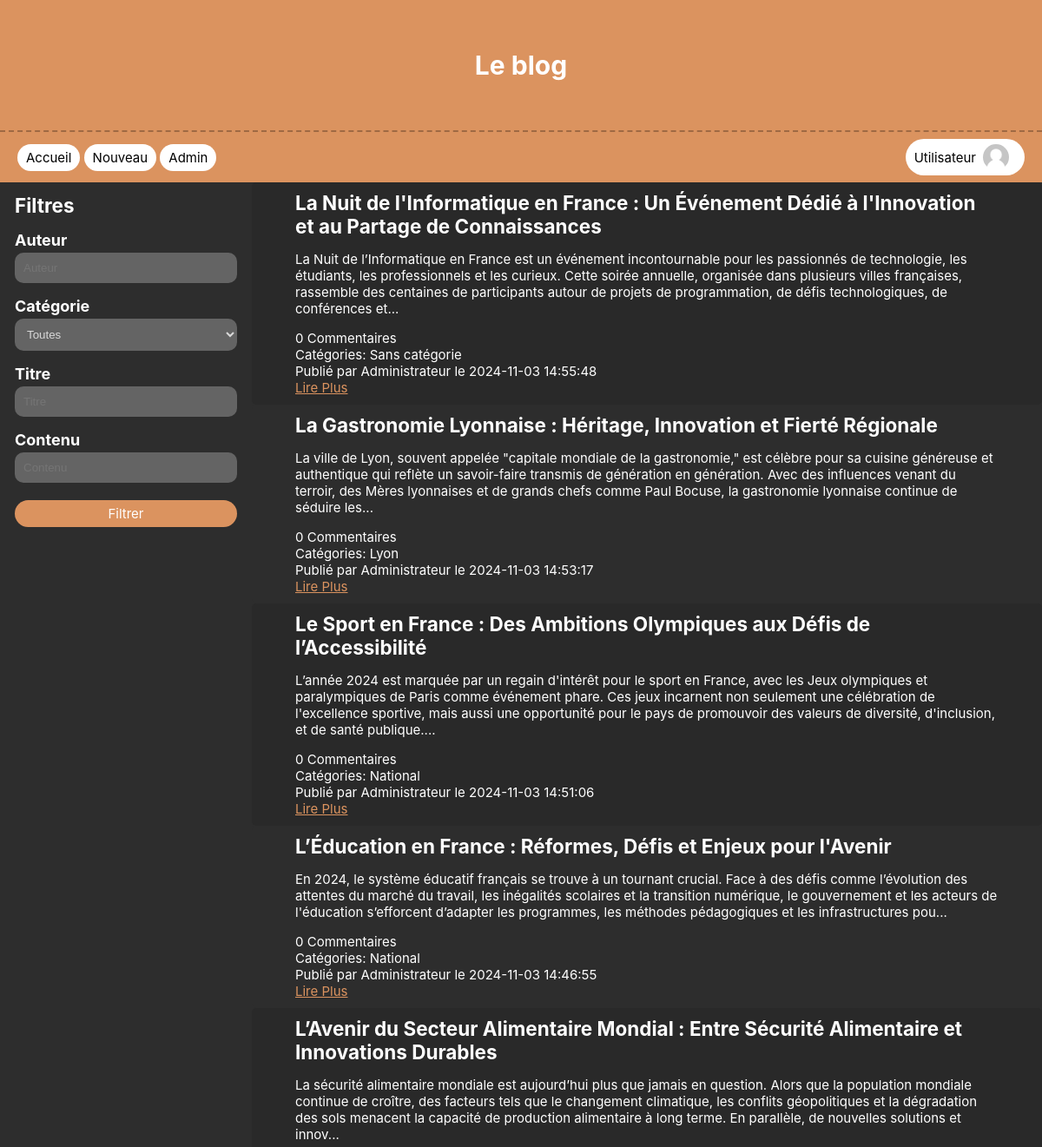
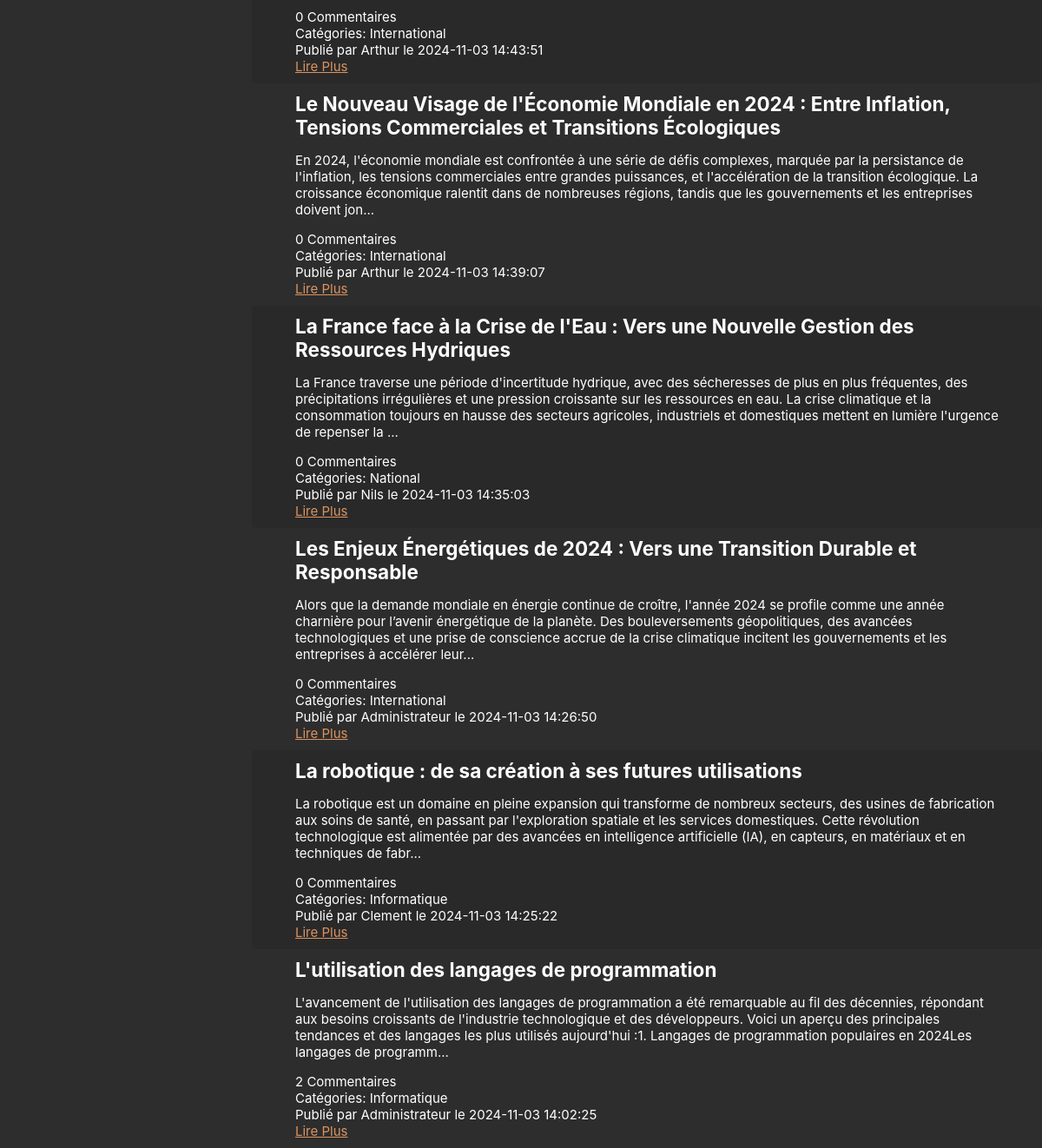
Screenshot of /code/index.php (signed in) with the database file from the repository (2 pictures, top to bottom).
### tables this page shows
CREATE TABLE IF NOT EXISTS `users` (
  `id` int NOT NULL AUTO_INCREMENT,
  `email` text NOT NULL,
  `username` text NOT NULL,
  `password` text NOT NULL,
  `avatar_url` text NOT NULL,
  `admin` tinyint(1) NOT NULL DEFAULT '0',
  PRIMARY KEY (`id`)
);

CREATE TABLE IF NOT EXISTS `articles` (
  `id` int NOT NULL AUTO_INCREMENT,
  `title` text NOT NULL,
  `content` text NOT NULL,
  `author_id` int NOT NULL,
  `created_at` datetime NOT NULL DEFAULT CURRENT_TIMESTAMP,
  `updated_at` datetime NOT NULL DEFAULT CURRENT_TIMESTAMP,
  PRIMARY KEY (`id`),
  KEY `author_id` (`author_id`)
);

CREATE TABLE IF NOT EXISTS `categories` (
  `id` int NOT NULL AUTO_INCREMENT,
  `name` text NOT NULL,
  PRIMARY KEY (`id`)
);

### code/includes/User.php (called while the page is built, shortened)
<?php
class User {
    private string $username;
    private string $avatar_url;
    function __construct(int $id, string $username, string $email, string $password, string $avatar_url, bool $admin) {
        $this->username = $username;
        $this->avatar_url = $avatar_url;
    }
    public function getUsername(): string {
        return $this->username;
    }
    public function getAvatarUrl(): string {
        return $this->avatar_url;
    }
    public static function findById(int $id): ?User {
        try {
            $conn = get_bdd_connection();
            $stmt = $conn->prepare('SELECT * FROM users where id = ?');
            $stmt->execute([$id]);
            $user = $stmt->fetch();
            if ($user) {
                return new User($user['id'], $user['username'], $user['email'], $user['password'], $user['avatar_url'], $user['admin']);
            }
            throw new UserNotFoundException("L'utilisateur $id n'existe pas");
        } catch (PDOException $e) {
            throw new DatabaseException("Erreur lors de la requête à la base de données", 0, $e);
        }
    }
}

### code/includes/Article.php (called while the page is built, shortened)
<?php
require_once 'Category.php';
class Article {
    private int $id;
    private string $title;
    private string $content;
    private User $author;
    private string $updated_at;
    private array $comments;
    private array $categories;
    function __construct(int $id, string $title, string $content, User $author, string $created_at, string $updated_at) {
        $this->id = $id;
        $this->title = $title;
        $this->content = $content;
        $this->author = $author;
        $this->updated_at = $updated_at;
        try {
            $conn = get_bdd_connection();
            $stmt = $conn->prepare('SELECT * FROM comments where article_id = ?');
            $stmt->execute([$this->getId()]);
            $comments = $stmt->fetchAll();
            $comments_array = array();
            foreach ($comments as $comment) {
                $comments_array[] = new Comment($comment['id'], User::findById($comment['author_id']), $comment['content'], $this, $comment['created_at'], $comment['updated_at']);
            }
            $this->comments = $comments_array;
        } catch (UserNotFoundException $e) {
            throw new UserNotFoundException("Un des auteurs d'un des commentaires n'existe pas", 0, $e);
        } catch (PDOException $e) {
            throw new DatabaseException("Erreur lors de la requête à la base de données", 0, $e);
        }
        try {
            $conn = get_bdd_connection();
            $stmt = $conn->prepare('SELECT c.* FROM `article_categories` ac JOIN categories c on ac.category_id = c.id where article_id = ?');
            $stmt->execute([$this->getId()]);
            $categories = $stmt->fetchAll();
            $categories_array = array();
            foreach ($categories as $category) {
                $categories_array[] = new Category($category['id'], $category['name']);
            }
            $this->categories = $categories_array;
        } catch (PDOException $e) {
            throw new DatabaseException("Erreur lors de la requête à la base de données", 0, $e);
        }
    }
    public function getId(): int {
        return $this->id;
    }
    public function getAuthor(): User {
        return $this->author;
    }
    public function getUpdatedAt(): string {
        return $this->updated_at;
    }
    public function getContent(): string {
        return $this->content;
    }
    public function getTitle(): string {
        return $this->title;
    }
    public function getComments(): array {
        return $this->comments;
    }
    public function getCategories(): array {
        return $this->categories;
    }
    public static function filter(array $values_to_filter, int $page = 1): array {
        $sql = 'SELECT *, a.id as article_id FROM articles a
            JOIN users u ON a.author_id = u.id ';
        $params = [];
        if (!empty($values_to_filter['categorie'])) {
            $sql .= 'JOIN article_categories ac ON a.id = ac.article_id
                    JOIN categories c ON ac.category_id = c.id WHERE 1=1';
            $sql .= ' AND c.id = :categorie';
            $params[':categorie'] = $values_to_filter['categorie'];
        } else {
            $sql .= ' WHERE 1=1';
        }
        $limit = intval(20);
        $offset  = intval(($page - 1) * $limit);
        $sql .= " ORDER BY a.created_at DESC LIMIT $limit OFFSET $offset";
        try {
            $conn = get_bdd_connection();
            $stmt = $conn->prepare($sql);
            $stmt->execute($params);
            $articles = $stmt->fetchAll();
            $articles_obj = array();
            foreach ($articles as $article) {
                $articles_obj[] = new Article($article['article_id'], $article['title'], $article['content'], User::findById($article['author_id']), $article['created_at'], $article['updated_at']);
            }
            return $articles_obj;
        } catch (PDOException $e) {
            throw new DatabaseException("Erreur lors de la requête à la base de données", 0, $e);
        } catch (UserNotFoundException $e) {
            throw new UserNotFoundException("L'auteur d'un des articles n'existe pas", 0, $e);
        }
    }
}

### code/includes/Category.php (called while the page is built, shortened)
<?php
class Category {
    private string $name;
    function __construct(int $id, string $name) {
        $this->name = $name;
    }
    public function getName(): string {
        return $this->name;
    }
}

### code/index.php (the view, shortened to what this page needs)
<?php
require_once "includes/Category.php";
require_once "includes/Article.php";
$articles = [];
try {
    $articles = Article::filter($_POST, 1);
} catch (DatabaseException|UserNotFoundException $e) {
    echo $e->getMessage();
    var_dump($e->getPrevious());
}
?>
<!DOCTYPE html>
<html lang="fr">
<head>
    <link rel="stylesheet" href="res/css/style.css">
</head>
<body>
<header>
    <h1>Le blog</h1>
</header>
<?php require_once "includes/header.php"; ?>
<main class="home">
    <form method="POST" class="filters">
        <h2><label>Filtres<input type="checkbox" class="toggle_filters"></label></h2>
        <label>
            <span>Auteur</span>
            <input type="text" name="auteur" placeholder="Auteur">
        </label>
        <label>
            <span>Catégorie</span>
            <select name="categorie">
                <option value="">Toutes</option>
            </select>
        </label>
        <label>
            <span>Titre</span>
            <input type="text" name="titre" placeholder="Titre">
        </label>
        <label>
            <span>Contenu</span>
            <input type="text" name="contenu" placeholder="Contenu">
        </label>
        <input type="submit" value="Filtrer">
    </form>
    <div class="articles">
        <?php foreach ($articles as $article): ?>
            <article>
                <div class="preview">
                    <h2><?= htmlspecialchars($article->getTitle()) ?></h2>
                    <p><?= substr(strip_tags($article->getContent()), 0, 350) ?>...</p>
                    <span><?= count($article->getComments()) ?> Commentaire<?= count($article->getComments()) != 1 ? 's' : '' ?></span>
                    <span>Catégories: <?php foreach ($article->getCategories() as $category) { echo $category->getName().' ';} ?></span>
                    <span>Publié par <?= htmlspecialchars($article->getAuthor()->getUsername()) ?> le <?= $article->getUpdatedAt() ?></span>
                    <a href="show_article.php?id=<?= $article->getId() ?>">Lire Plus</a>
                </div>
            </article>
        <?php endforeach; ?>
    </div>
</main>
</body>
</html>

### code/includes/header.php (shortened to what this page needs)
<?php
require_once 'User.php';
if (is_connected()) {
    try {
        $user = User::findById($_SESSION['user_id'] ?? null);
        $username = htmlspecialchars($user->getUsername());
        $avatar_url = $user->getAvatarUrl();
    } catch (DatabaseException $e) {
        var_dump($e->getMessage());
    } catch (UserNotFoundException $e) {}
}
if (empty($__PAGE_PREFIX)) {
    $__PAGE_PREFIX = './';
}
?>
<nav>
    <div class="left">
        <a class="button" href="<?= $__PAGE_PREFIX ?>">Accueil</a>
        <a class="button" href="<?= $__PAGE_PREFIX ?>create_article.php">Nouveau</a>
        <a class="button" href="<?= $__PAGE_PREFIX ?>admin/">Admin</a>
    </div>
    <div class="right">
        <a href="<?= $__PAGE_PREFIX ?>account.php" class="button">
            <?= $username ?? 'Se connecter' ?>
            <img src="<?= $__PAGE_PREFIX.($avatar_url ?? 'res/img/login.png') ?>" alt="<?= $username ?? 'Default' ?>'s avatar">
        </a>
    </div>
</nav>

### code/res/css/style.css (style rules this page uses)
html, body { font-family: "Inter", sans-serif; font-size: 15px; margin: 0; height: 100%; }
body { display: flex; flex-direction: column; background-color: #2D2D2D; color: white; }
nav { background: #DB935F; display: flex; justify-content: space-between; align-items: center; min-height: 50px; padding: 4px 20px; overflow: hidden; }
nav .left { overflow: hidden; display: inline-block; white-space: nowrap; }
nav a.button { background-color: white; color: black; }
nav a.button img { height: 30px; width: 30px; border-radius: 100%; object-fit: cover; }
nav a.button img:first-child { margin-right: 8px; }
nav a.button img:last-child { margin-left: 8px; }
header { background: #DB935F; color: white; display: flex; justify-content: center; align-items: center; min-height: 150px; border-bottom: 2px dashed #9f6943; }
main { flex: 1; display: flex; padding: 0 20px; }
main.home { padding: 0; }
main.home .filters { width: 280px; padding: 5px; }
main.home .filters label { display: flex; padding: 8px 12px; }
main.home .filters label > * { flex: 10; width: 100%; }
main.home .filters label span { flex: 6; }
main.home .filters label input { box-sizing: border-box; }
main.home .filters input[type=submit] { width: calc(100% - 24px); margin: 12px; box-sizing: border-box; }
main.home .articles { flex: 1; }
main.home .articles article { flex: 1; display: flex; gap: 15px; padding: 10px 50px; background-color: #2D2D2D; border-radius: 5px; }
main.home .articles article:nth-child(2n-1) { background-color: #292929; }
main.home .articles article .preview { display: flex; flex-direction: column; justify-content: space-evenly; }
a.button, input.button, button.button, input[type=submit] { border: none; margin: 0; width: auto; overflow: visible; font: inherit; line-height: normal; -webkit-font-smoothing: inherit; -moz-osx-font-smoothing: inherit; -webkit-appearance: none; border-radius: 100px; background-color: #db935f; padding: 6px 10px; text-decoration: none; color: white; }
a { color: #db935f; }
a.button { display: inline-flex; align-items: center; justify-content: center; }
h1, h2, h3, h4, h5, h6 { margin: 0; }
label { display: flex; flex-direction: column; gap: 4px; }
label span { font-weight: bold; font-size: larger; }
input, textarea, select { padding: 10px; border-radius: 10px; border: none; background-color: #646464; color: #D9D9D9; }

### rows the page displays
users: username "Utilisateur", avatar_url (placeholder picture)
articles: title "La Nuit de l'Informatique en France : Un Événement Dédié à l'Innovation et au Partage de Connaissances", content "La Nuit de l’Informatique en France est un événement incontournable pour les passionnés de technologie, les étudiants, les professionnels et les curieux. Cette soirée annuelle, organisée dans plusieurs villes françaises, rassemble des centaines de participants autour de projets de programmation, de défis technologiques, de conférences et", count($article->getComments()) "0", author.username "Administrateur", updated_at "2024-11-03 14:55:48"
categories: name "Sans catégorie"
articles: title "La Gastronomie Lyonnaise : Héritage, Innovation et Fierté Régionale", content "La ville de Lyon, souvent appelée \"capitale mondiale de la gastronomie,\" est célèbre pour sa cuisine généreuse et authentique qui reflète un savoir-faire transmis de génération en génération. Avec des influences venant du terroir, des Mères lyonnaises et de grands chefs comme Paul Bocuse, la gastronomie lyonnaise continue de séduire les", count($article->getComments()) "0", author.username "Administrateur", updated_at "2024-11-03 14:53:17"
categories: name "Lyon"
articles: title "Le Sport en France : Des Ambitions Olympiques aux Défis de l’Accessibilité", content "L’année 2024 est marquée par un regain d'intérêt pour le sport en France, avec les Jeux olympiques et paralympiques de Paris comme événement phare. Ces jeux incarnent non seulement une célébration de l'excellence sportive, mais aussi une opportunité pour le pays de promouvoir des valeurs de diversité, d'inclusion, et de santé publique.", count($article->getComments()) "0", author.username "Administrateur", updated_at "2024-11-03 14:51:06"
categories: name "National"
articles: title "L’Éducation en France : Réformes, Défis et Enjeux pour l'Avenir", content "En 2024, le système éducatif français se trouve à un tournant crucial. Face à des défis comme l’évolution des attentes du marché du travail, les inégalités scolaires et la transition numérique, le gouvernement et les acteurs de l'éducation s’efforcent d’adapter les programmes, les méthodes pédagogiques et les infrastructures pou", count($article->getComments()) "0", author.username "Administrateur", updated_at "2024-11-03 14:46:55"
articles: title "L’Avenir du Secteur Alimentaire Mondial : Entre Sécurité Alimentaire et Innovations Durables", content "La sécurité alimentaire mondiale est aujourd’hui plus que jamais en question. Alors que la population mondiale continue de croître, des facteurs tels que le changement climatique, les conflits géopolitiques et la dégradation des sols menacent la capacité de production alimentaire à long terme. En parallèle, de nouvelles solutions et innov", count($article->getComments()) "0", author.username "Arthur", updated_at "2024-11-03 14:43:51"
categories: name "International"
articles: title "Le Nouveau Visage de l'Économie Mondiale en 2024 : Entre Inflation, Tensions Commerciales et Transitions Écologiques", content "En 2024, l'économie mondiale est confrontée à une série de défis complexes, marquée par la persistance de l'inflation, les tensions commerciales entre grandes puissances, et l'accélération de la transition écologique. La croissance économique ralentit dans de nombreuses régions, tandis que les gouvernements et les entreprises doivent jon", count($article->getComments()) "0", author.username "Arthur", updated_at "2024-11-03 14:39:07"
articles: title "La France face à la Crise de l'Eau : Vers une Nouvelle Gestion des Ressources Hydriques", content "La France traverse une période d'incertitude hydrique, avec des sécheresses de plus en plus fréquentes, des précipitations irrégulières et une pression croissante sur les ressources en eau. La crise climatique et la consommation toujours en hausse des secteurs agricoles, industriels et domestiques mettent en lumière l'urgence de repenser la", count($article->getComments()) "0", author.username "Nils", updated_at "2024-11-03 14:35:03"
articles: title "Les Enjeux Énergétiques de 2024 : Vers une Transition Durable et Responsable", content "Alors que la demande mondiale en énergie continue de croître, l'année 2024 se profile comme une année charnière pour l’avenir énergétique de la planète. Des bouleversements géopolitiques, des avancées technologiques et une prise de conscience accrue de la crise climatique incitent les gouvernements et les entreprises à accélérer leur", count($article->getComments()) "0", author.username "Administrateur", updated_at "2024-11-03 14:26:50"
articles: title "La robotique : de sa création à ses futures utilisations", content "La robotique est un domaine en pleine expansion qui transforme de nombreux secteurs, des usines de fabrication aux soins de santé, en passant par l'exploration spatiale et les services domestiques. Cette révolution technologique est alimentée par des avancées en intelligence artificielle (IA), en capteurs, en matériaux et en techniques de fabr", count($article->getComments()) "0", author.username "Clement", updated_at "2024-11-03 14:25:22"
categories: name "Informatique"
articles: title "L'utilisation des langages de programmation", content "L'avancement de l'utilisation des langages de programmation a été remarquable au fil des décennies, répondant aux besoins croissants de l'industrie technologique et des développeurs. Voici un aperçu des principales tendances et des langages les plus utilisés aujourd'hui :1. Langages de programmation populaires en 2024Les langages de programm", count($article->getComments()) "2", author.username "Administrateur", updated_at "2024-11-03 14:02:25"
